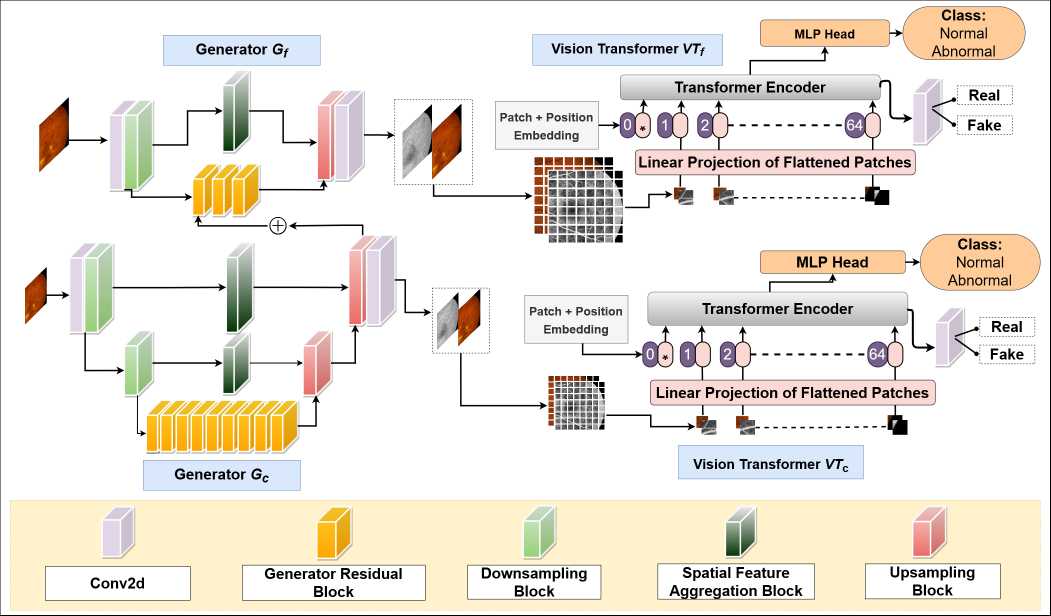
#> input picture img1.png, 2101 x 1231 px, given in place of 4.jpg, which was not available (shown at 1/2 size)
$ python random_crop.py --datadir .
#> lines starting #> are read from the running program, lines starting #| are printed output that depends on the picture; pictures that were not available may be replaced by others from this repository, and a replacement may not be noted
#> further down, im is the input picture: PIL image 2101x1231 RGBA; mean R, G, B, A 236.7, 231.4, 222.8, 255
from PIL import Image
import numpy as np
import os
import random
import argparse

def random_crop(img, mask, height, width, num_of_crops,name,stride=1,dir_name='data'):
#> called with height = 512, width = 512, num_of_crops = 50, name = '1', stride = 1, dir_name = 'data'
    Image_dir = dir_name + '/Images'
    Mask_dir = dir_name + '/Masks'
    directories = [dir_name,Image_dir,Mask_dir]
    for directory in directories:
        if not os.path.exists(directory):
            os.makedirs(directory)

    max_x = int(((img.shape[0]-height)/stride)+1)
#> max_x = 720
    max_y = int(((img.shape[1]-width)/stride)+1)
#> max_y = 1590
    max_crops = (max_x)*(max_y)
#> max_crops = 1144800

    crop_seq = [i for i in range(0,max_crops)]

    for i in range(num_of_crops):
        crop = random.choice(crop_seq)
        #print("crop_value for",i,":",crop)
        if crop ==0:
            x = 0
            y = 0
        else:
            x = int((crop+1)/max_y)
            #print(x)
            y = int((crop+1)%max_y)
            #print(y)
        crop_img_arr = img[x:x+width,y:y+height]
        #print(crop_img_arr.shape)
        crop_mask_arr = mask[x:x+width,y:y+height]
        crop_img = Image.fromarray(crop_img_arr)
        crop_mask = Image.fromarray(crop_mask_arr)
        img_name = directories[1] + "/" + name + "_" + str(i+1)+".png"
        mask_name = directories[2] + "/" + name + "_mask_" + str(i+1)+".png"
        crop_img.save(img_name)
        crop_mask.save(mask_name)
#> this loop made 50 passes
#> pass 1, in random_crop, `crop_img_arr = img[x:x+width,y:y+height]`:
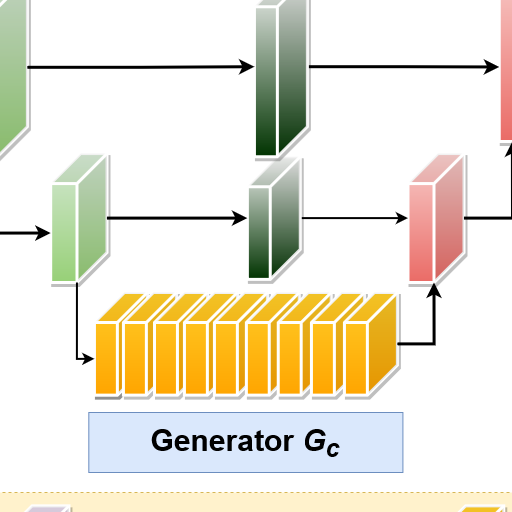
#> crop_img_arr: shape (512, 512, 4); mean R, G, B, A 235.8, 230.6, 213.8, 255
#> pass 2, in random_crop, `crop_img_arr = img[x:x+width,y:y+height]`:
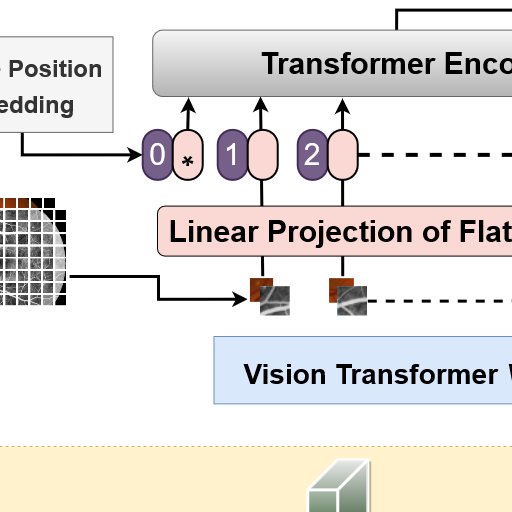
#> crop_img_arr: shape (512, 512, 4); mean R, G, B, A 228.1, 224.8, 221.9, 255
#> pass 3, in random_crop, `crop_img_arr = img[x:x+width,y:y+height]`:
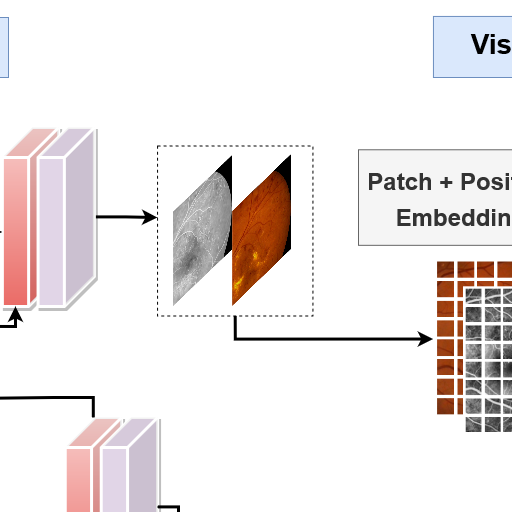
#> crop_img_arr: shape (512, 512, 4); mean R, G, B, A 238.1, 232.4, 231.8, 255
#> after the loop:
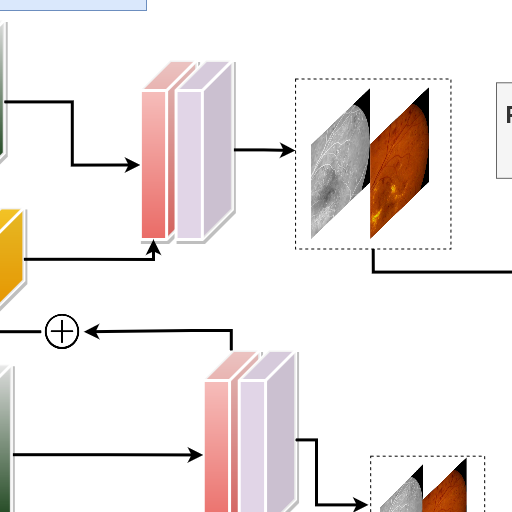
#> crop_img: PIL image 512x512 RGBA; mean R, G, B, A 239.7, 233.4, 232, 255


if __name__ == "__main__":

    parser = argparse.ArgumentParser()
    parser.add_argument('--input_dim', type=int, default=512)
    parser.add_argument('--n_crops', type=int, default=50)
    parser.add_argument('--datadir', type=str, required=True, help='path/to/data_directory',default='Dataset')
    parser.add_argument('--output_dir', type=str, default='data')
    args = parser.parse_args()

    # Abnormal Fundus/Angio Image pairs
    ab = [4,5,6,8,18,21,28]
    for i in range(7):
        img_name = args.datadir+"/ABNORMAL/"+str(ab[i])+".jpg"
#> (the run stopped early here; a loop or call above may not have finished)
